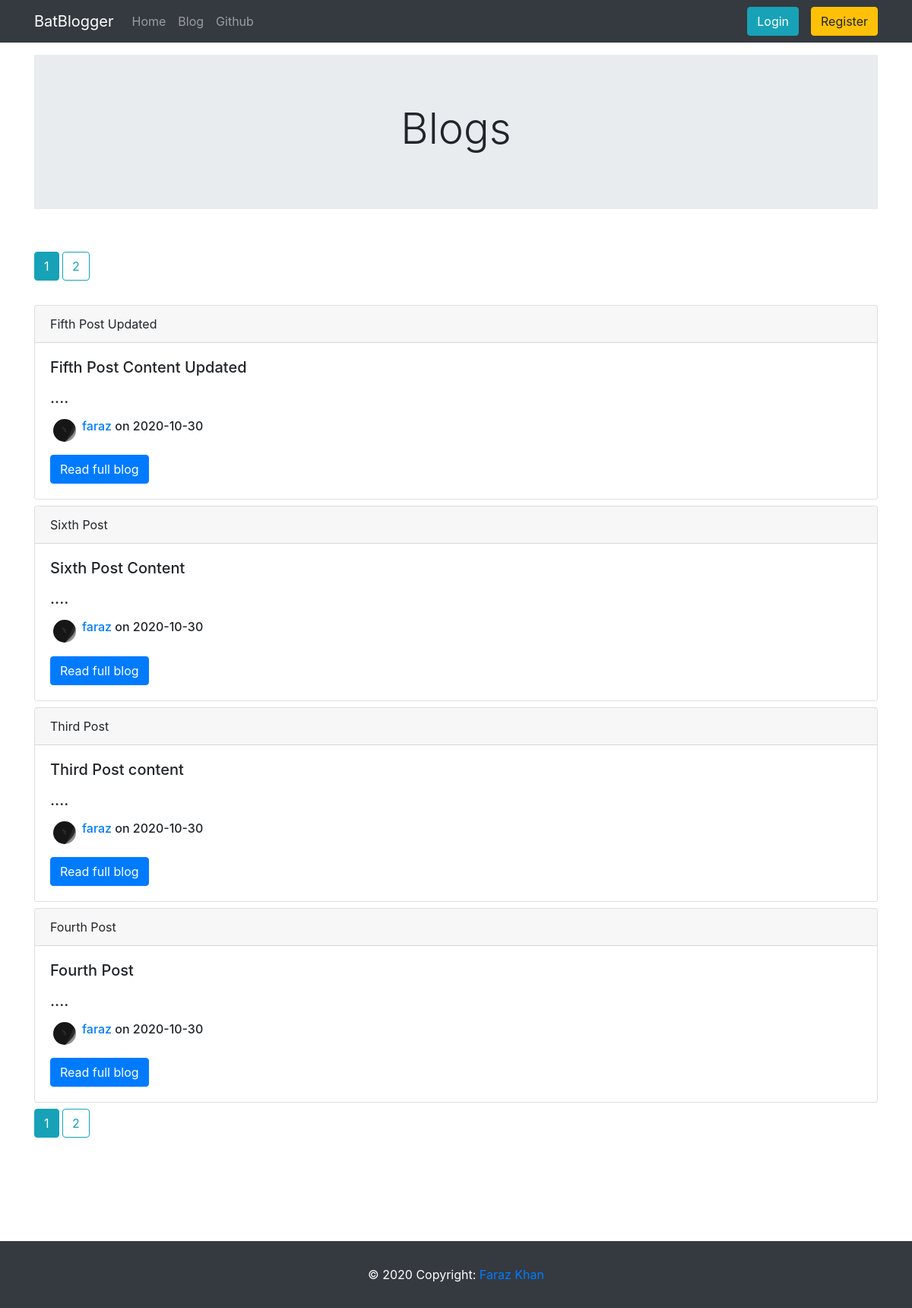
/blog, run on an earlier commit of the app's database.
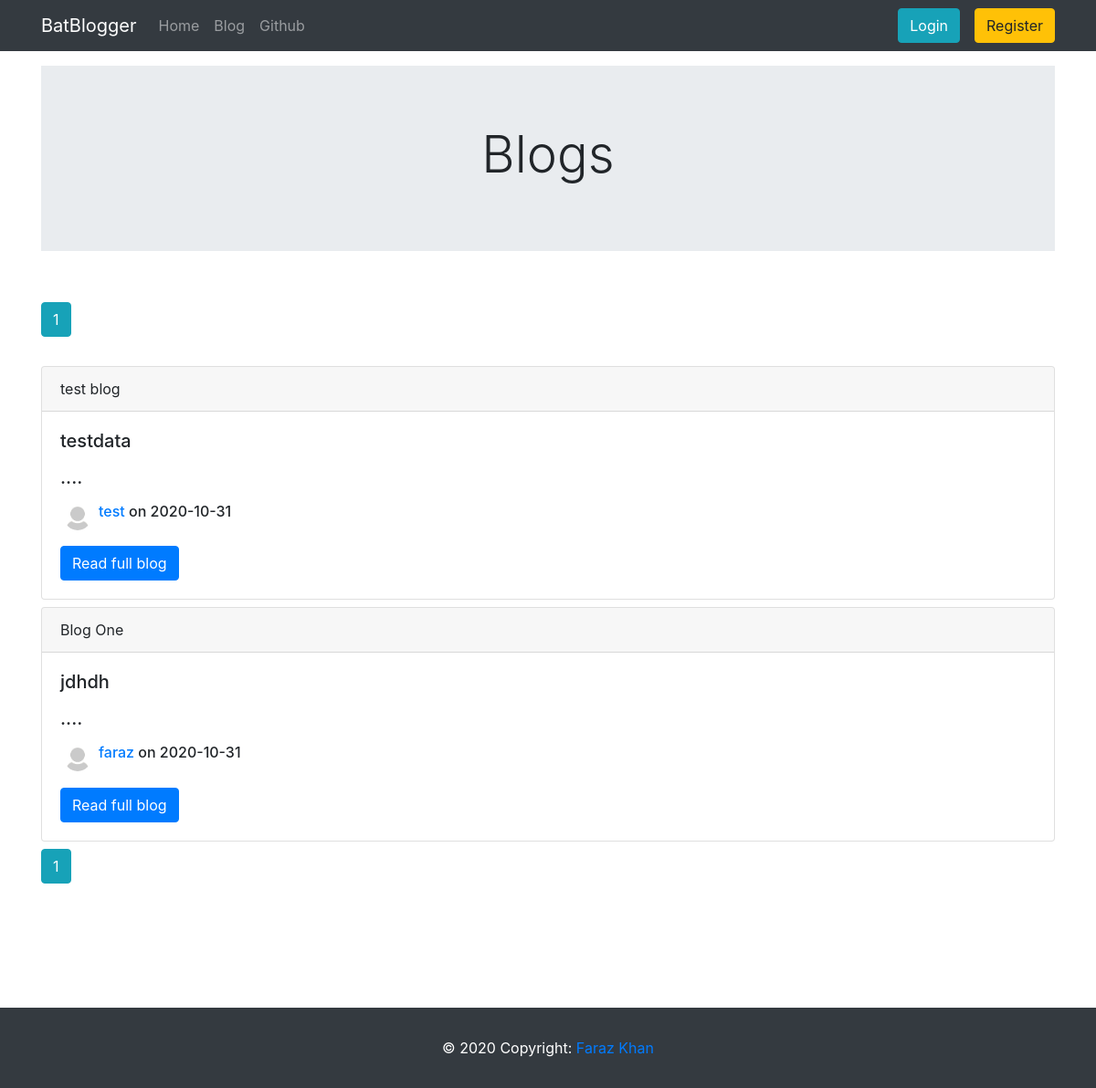
And on a later commit of the database.
### blog/models.py (models this page shows, shortened)
class Post(db.Model):
    id = db.Column(db.Integer,primary_key=True)
    title = db.Column(db.String(100),nullable=False)
    date_posted = db.Column(db.DateTime,nullable=False,default=datetime.utcnow())
    content = db.Column(db.Text,nullable=False)
    user_id = db.Column(db.Integer,db.ForeignKey('user.id'),nullable=False)

class User(db.Model,UserMixin):
    id = db.Column(db.Integer,primary_key=True)
    username = db.Column(db.String(20),unique=True,nullable=False)
    email = db.Column(db.String(100),unique=True,nullable=False)
    image_file = db.Column(db.String(20),nullable=False,default='default.jpg')
    password = db.Column(db.String(60),nullable=False)
    posts = db.relationship('Post',backref='author',lazy=True)

### blog/main/routes.py (the view)
@main.route('/blog')
def blog():
    page = request.args.get('page',1,type=int)
    posts = Post.query.order_by(Post.date_posted.desc()).paginate(page=page,per_page=4)
    return render_template('home.html',posts=posts)

### blog/templates/home.html (shortened to what this page needs)
{% extends "base.html" %}
{% block content %}
<div style="margin-bottom:200px;" class="container">
<div class="mt-3 jumbotron jumbotron-fluid">
    <div class="container text-center">
      <h1 class="display-4">Blogs</h1>
    </div>
  </div>
<br>
<div class="my-auto">
{% for page_num in posts.iter_pages(left_edge=1,right_edge=1,left_current=1,right_current=2) %}
{% if page_num %}
  {% if posts.page == page_num %}
  <a class="btn btn-info mb-4" href="{{url_for('main.blog',page=page_num)}}">{{page_num}}</a>
  {% else %}
  <a class="btn btn-outline-info mb-4" href="{{url_for('main.blog',page=page_num)}}">{{page_num}}</a>
  {% endif %}
{% else %}
...
{% endif %}
{% endfor %}
</div>
{% for post in posts.items %}
<div class="card my-2">
    <div class="card-header">
      {{post.title}}
    </div>
    <div class="card-body">
      <h5 class="card-text">{{post.content[:300]|markdown}}....</h5>
      <div class="row mx-1 my-3">
        <img class="rounded-circle mr-1" src="{{ url_for('static',filename='profilepics/' + post.author.image_file)}}" width="30" height="30">
        <h6 class="card-title ml-1"><a href="{{url_for('main.user',username=post.author.username)}}">{{post.author.username}}</a> on {{post.date_posted.strftime('%Y-%m-%d')}}</h6>
      </div>
      <a href="{{url_for('posts.post',id=post.id)}}" class="btn btn-primary">Read full blog</a>
    </div>
  </div>
{% endfor %}
<div class="my-auto">
{% for page_num in posts.iter_pages(left_edge=1,right_edge=1,left_current=1,right_current=2) %}
{% if page_num %}
  {% if posts.page == page_num %}
  <a class="btn btn-info mb-4" href="{{url_for('main.blog',page=page_num)}}">{{page_num}}</a>
  {% else %}
  <a class="btn btn-outline-info mb-4" href="{{url_for('main.blog',page=page_num)}}">{{page_num}}</a>
  {% endif %}
{% else %}
...
{% endif %}
{% endfor %}
</div>
</div>
{% endblock content %}

What changed in the data, as far as the page shows it:
removed Post: title "Fifth Post Updated", content "Fifth Post Content Updated", image_file (picture), author.username "faraz", date_posted "2020-10-30"
removed Post: title "Sixth Post", content "Sixth Post Content", image_file (picture), author.username "faraz", date_posted "2020-10-30"
removed Post: title "Third Post", content "Third Post content", image_file (picture), author.username "faraz", date_posted "2020-10-30"
removed Post: title "Fourth Post", content "Fourth Post", image_file (picture), author.username "faraz", date_posted "2020-10-30"
now on this page (row edited): Post: title "test blog", content "testdata", image_file (placeholder picture), author.username "test", date_posted "2020-10-31"
now on this page (row edited): Post: title "Blog One", content "jdhdh", image_file (placeholder picture), author.username "faraz", date_posted "2020-10-31"
Also different on the page:
list line gone: "2"
